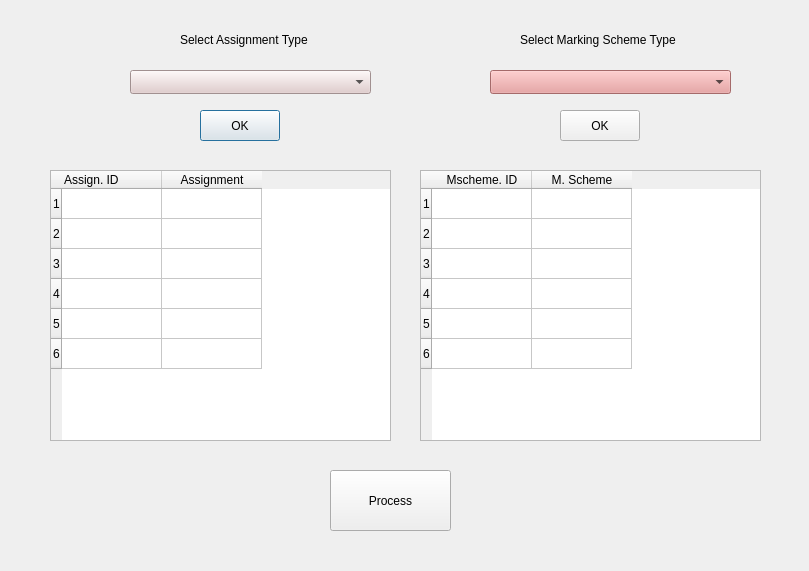
<?xml version="1.0" encoding="UTF-8"?>
<ui version="4.0">
 <class>Dialog</class>
 <widget class="QDialog" name="Dialog">
  <property name="geometry">
   <rect>
    <x>0</x>
    <y>0</y>
    <width>809</width>
    <height>571</height>
   </rect>
  </property>
  <property name="windowTitle">
   <string>Dialog</string>
  </property>
  <widget class="QComboBox" name="comboBox_type">
   <property name="geometry">
    <rect>
     <x>130</x>
     <y>70</y>
     <width>241</width>
     <height>24</height>
    </rect>
   </property>
   <property name="palette">
    <palette>
     <active>
      <colorrole role="Button">
       <brush brushstyle="SolidPattern">
        <color alpha="255">
         <red>225</red>
         <green>201</green>
         <blue>201</blue>
        </color>
       </brush>
      </colorrole>
      <colorrole role="Base">
       <brush brushstyle="SolidPattern">
        <color alpha="255">
         <red>225</red>
         <green>201</green>
         <blue>201</blue>
        </color>
       </brush>
      </colorrole>
      <colorrole role="Window">
       <brush brushstyle="SolidPattern">
        <color alpha="255">
         <red>225</red>
         <green>201</green>
         <blue>201</blue>
        </color>
       </brush>
      </colorrole>
     </active>
     <inactive>
      <colorrole role="Button">
       <brush brushstyle="SolidPattern">
        <color alpha="255">
         <red>225</red>
         <green>201</green>
         <blue>201</blue>
        </color>
       </brush>
      </colorrole>
      <colorrole role="Base">
       <brush brushstyle="SolidPattern">
        <color alpha="255">
         <red>225</red>
         <green>201</green>
         <blue>201</blue>
        </color>
       </brush>
      </colorrole>
      <colorrole role="Window">
       <brush brushstyle="SolidPattern">
        <color alpha="255">
         <red>225</red>
         <green>201</green>
         <blue>201</blue>
        </color>
       </brush>
      </colorrole>
     </inactive>
     <disabled>
      <colorrole role="Button">
       <brush brushstyle="SolidPattern">
        <color alpha="255">
         <red>225</red>
         <green>201</green>
         <blue>201</blue>
        </color>
       </brush>
      </colorrole>
      <colorrole role="Base">
       <brush brushstyle="SolidPattern">
        <color alpha="255">
         <red>225</red>
         <green>201</green>
         <blue>201</blue>
        </color>
       </brush>
      </colorrole>
      <colorrole role="Window">
       <brush brushstyle="SolidPattern">
        <color alpha="255">
         <red>225</red>
         <green>201</green>
         <blue>201</blue>
        </color>
       </brush>
      </colorrole>
     </disabled>
    </palette>
   </property>
   <property name="font">
    <font>
     <pointsize>10</pointsize>
    </font>
   </property>
   <property name="contextMenuPolicy">
    <enum>Qt::DefaultContextMenu</enum>
   </property>
   <property name="styleSheet">
    <string notr="true"/>
   </property>
  </widget>
  <widget class="QTableWidget" name="tableWidget">
   <property name="geometry">
    <rect>
     <x>50</x>
     <y>170</y>
     <width>341</width>
     <height>271</height>
    </rect>
   </property>
   <property name="minimumSize">
    <size>
     <width>321</width>
     <height>0</height>
    </size>
   </property>
   <property name="selectionMode">
    <enum>QAbstractItemView::SingleSelection</enum>
   </property>
   <property name="rowCount">
    <number>6</number>
   </property>
   <property name="columnCount">
    <number>2</number>
   </property>
   <row/>
   <row/>
   <row/>
   <row/>
   <row/>
   <row/>
   <column>
    <property name="text">
     <string>Assign. ID</string>
    </property>
    <property name="textAlignment">
     <set>AlignLeading|AlignTop</set>
    </property>
   </column>
   <column>
    <property name="text">
     <string>Assignment</string>
    </property>
   </column>
  </widget>
  <widget class="QLabel" name="label">
   <property name="geometry">
    <rect>
     <x>180</x>
     <y>30</y>
     <width>181</width>
     <height>20</height>
    </rect>
   </property>
   <property name="text">
    <string>Select Assignment Type</string>
   </property>
  </widget>
  <widget class="QPushButton" name="pushButton_ok">
   <property name="geometry">
    <rect>
     <x>200</x>
     <y>110</y>
     <width>80</width>
     <height>31</height>
    </rect>
   </property>
   <property name="text">
    <string>OK</string>
   </property>
  </widget>
  <widget class="QComboBox" name="comboBox_type_2">
   <property name="geometry">
    <rect>
     <x>490</x>
     <y>70</y>
     <width>241</width>
     <height>24</height>
    </rect>
   </property>
   <property name="palette">
    <palette>
     <active>
      <colorrole role="Button">
       <brush brushstyle="SolidPattern">
        <color alpha="255">
         <red>231</red>
         <green>149</green>
         <blue>149</blue>
        </color>
       </brush>
      </colorrole>
      <colorrole role="Base">
       <brush brushstyle="SolidPattern">
        <color alpha="255">
         <red>231</red>
         <green>149</green>
         <blue>149</blue>
        </color>
       </brush>
      </colorrole>
      <colorrole role="Window">
       <brush brushstyle="SolidPattern">
        <color alpha="255">
         <red>231</red>
         <green>149</green>
         <blue>149</blue>
        </color>
       </brush>
      </colorrole>
     </active>
     <inactive>
      <colorrole role="Button">
       <brush brushstyle="SolidPattern">
        <color alpha="255">
         <red>231</red>
         <green>149</green>
         <blue>149</blue>
        </color>
       </brush>
      </colorrole>
      <colorrole role="Base">
       <brush brushstyle="SolidPattern">
        <color alpha="255">
         <red>231</red>
         <green>149</green>
         <blue>149</blue>
        </color>
       </brush>
      </colorrole>
      <colorrole role="Window">
       <brush brushstyle="SolidPattern">
        <color alpha="255">
         <red>231</red>
         <green>149</green>
         <blue>149</blue>
        </color>
       </brush>
      </colorrole>
     </inactive>
     <disabled>
      <colorrole role="Button">
       <brush brushstyle="SolidPattern">
        <color alpha="255">
         <red>231</red>
         <green>149</green>
         <blue>149</blue>
        </color>
       </brush>
      </colorrole>
      <colorrole role="Base">
       <brush brushstyle="SolidPattern">
        <color alpha="255">
         <red>231</red>
         <green>149</green>
         <blue>149</blue>
        </color>
       </brush>
      </colorrole>
      <colorrole role="Window">
       <brush brushstyle="SolidPattern">
        <color alpha="255">
         <red>231</red>
         <green>149</green>
         <blue>149</blue>
        </color>
       </brush>
      </colorrole>
     </disabled>
    </palette>
   </property>
   <property name="font">
    <font>
     <pointsize>10</pointsize>
    </font>
   </property>
   <property name="contextMenuPolicy">
    <enum>Qt::DefaultContextMenu</enum>
   </property>
   <property name="styleSheet">
    <string notr="true"/>
   </property>
  </widget>
  <widget class="QPushButton" name="pushButton_ok_2">
   <property name="geometry">
    <rect>
     <x>560</x>
     <y>110</y>
     <width>80</width>
     <height>31</height>
    </rect>
   </property>
   <property name="text">
    <string>OK</string>
   </property>
  </widget>
  <widget class="QLabel" name="label_2">
   <property name="geometry">
    <rect>
     <x>520</x>
     <y>30</y>
     <width>221</width>
     <height>20</height>
    </rect>
   </property>
   <property name="text">
    <string>Select Marking Scheme Type</string>
   </property>
  </widget>
  <widget class="QTableWidget" name="tableWidget_2">
   <property name="geometry">
    <rect>
     <x>420</x>
     <y>170</y>
     <width>341</width>
     <height>271</height>
    </rect>
   </property>
   <property name="minimumSize">
    <size>
     <width>321</width>
     <height>0</height>
    </size>
   </property>
   <property name="selectionMode">
    <enum>QAbstractItemView::SingleSelection</enum>
   </property>
   <property name="rowCount">
    <number>6</number>
   </property>
   <property name="columnCount">
    <number>2</number>
   </property>
   <row/>
   <row/>
   <row/>
   <row/>
   <row/>
   <row/>
   <column>
    <property name="text">
     <string>Mscheme. ID</string>
    </property>
   </column>
   <column>
    <property name="text">
     <string>M. Scheme</string>
    </property>
   </column>
  </widget>
  <widget class="QPushButton" name="pushButton_process">
   <property name="geometry">
    <rect>
     <x>330</x>
     <y>470</y>
     <width>121</width>
     <height>61</height>
    </rect>
   </property>
   <property name="text">
    <string>Process</string>
   </property>
  </widget>
 </widget>
 <resources/>
 <connections/>
</ui>
